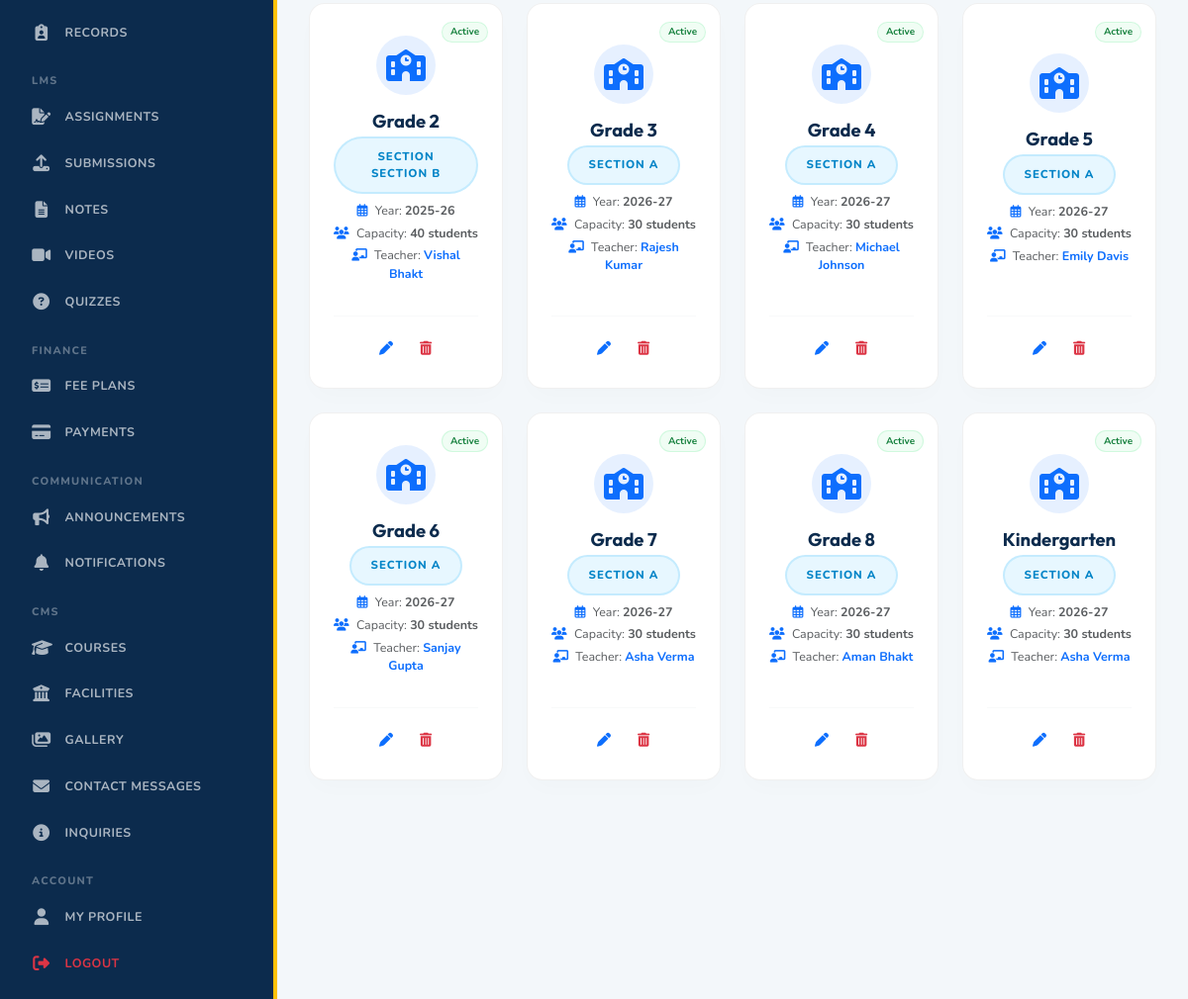
The page /dashboard/admin/classes/ (signed in, lower part) on the database as committed earlier.
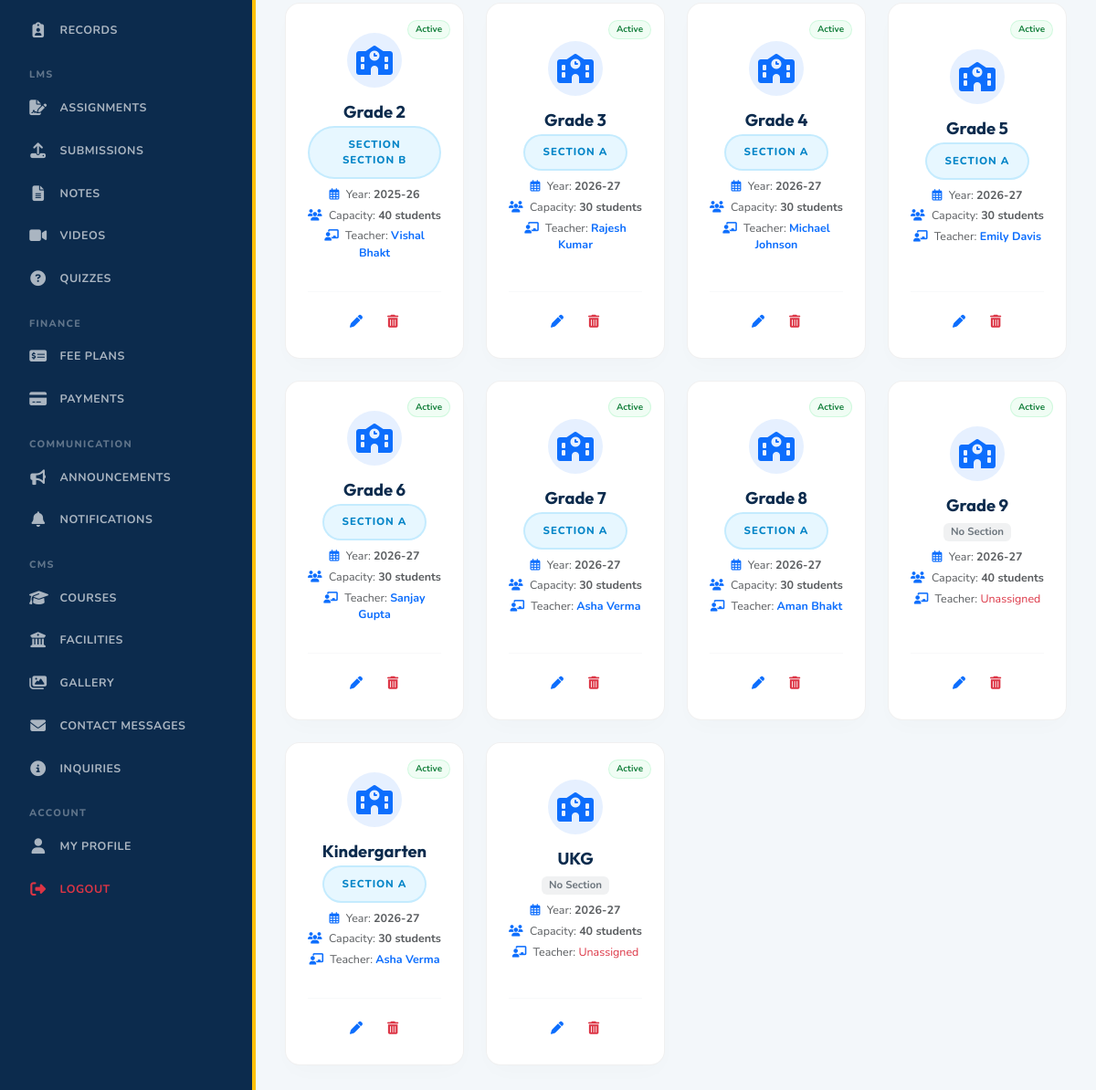
The same page on the database as committed later.
### academics/models.py (models this page shows, shortened)
class ClassRoom(models.Model):
    name = models.CharField(max_length=80)
    section = models.CharField(max_length=20, blank=True)
    academic_year = models.CharField(max_length=20)
    capacity = models.PositiveIntegerField(default=40)
    class_teacher = models.ForeignKey(
        "users.TeacherProfile",
        on_delete=models.SET_NULL,
        related_name="classrooms",
        blank=True,
        null=True,
    )
    is_active = models.BooleanField(default=True)
    created_at = models.DateTimeField(auto_now_add=True)
    updated_at = models.DateTimeField(auto_now=True)
    class Meta:
        constraints = [
            models.UniqueConstraint(
                fields=["name", "section", "academic_year"],
                name="unique_classroom_per_year",
            )
        ]
        ordering = ["name", "section"]

### users/models.py (models this page shows, shortened)
class TeacherProfile(models.Model):
    class Status(models.TextChoices):
        ACTIVE = "active", "Active"
        ON_LEAVE = "on_leave", "On leave"
        INACTIVE = "inactive", "Inactive"
    user = models.OneToOneField(User, on_delete=models.CASCADE, related_name="teacher_profile")
    employee_id = models.CharField(max_length=40, unique=True)
    alternate_phone = models.CharField(max_length=20, blank=True, null=True, default="")
    aadhaar_number = models.CharField(max_length=20, blank=True, null=True, default="")
    pan_number = models.CharField(max_length=20, blank=True, null=True, default="")
    bank_account_no = models.CharField(max_length=40, blank=True, null=True, default="")
    bank_ifsc_code = models.CharField(max_length=20, blank=True, null=True, default="")
    specialization = models.CharField(max_length=150, blank=True, null=True, default="")
    assigned_class = models.CharField(max_length=50, blank=True, null=True, default="")
    signature = models.ImageField(upload_to="signatures/", blank=True, null=True)
    qualification = models.CharField(max_length=160, blank=True, null=True, default="")
    designation = models.CharField(max_length=120, default="Teacher")
    department = models.CharField(max_length=120, blank=True, null=True, default="")
    subjects_taught = models.CharField(max_length=200, blank=True, null=True, default="")
    blood_group = models.CharField(max_length=10, blank=True, null=True, default="")
    emergency_contact = models.CharField(max_length=20, blank=True, null=True, default="")
    experience_years = models.IntegerField(default=0)
    resume = models.FileField(upload_to="resumes/", blank=True, null=True)
    certificate = models.FileField(upload_to="certificates/", blank=True, null=True)
    bio = models.TextField(blank=True, null=True, default="")
    joined_on = models.DateField(blank=True, null=True)
    status = models.CharField(max_length=20, choices=Status.choices, default=Status.ACTIVE)
    is_profile_complete = models.BooleanField(default=False)
    created_at = models.DateTimeField(auto_now_add=True)
    updated_at = models.DateTimeField(auto_now=True)

class User(AbstractUser):
    class Roles(models.TextChoices):
        ADMIN = "admin", "Admin"
        TEACHER = "teacher", "Teacher"
        STUDENT = "student", "Student"
    email = models.EmailField(unique=True)
    role = models.CharField(max_length=20, choices=Roles.choices, default=Roles.STUDENT)
    phone = models.CharField(max_length=20, blank=True, null=True, default="")
    address = models.TextField(blank=True, null=True, default="")
    bio = models.TextField(blank=True, null=True, default="")
    avatar = models.ImageField(upload_to="avatars/", blank=True, null=True)
    is_verified = models.BooleanField(default=True)
    date_of_birth = models.DateField(blank=True, null=True)
    gender = models.CharField(max_length=20, blank=True, null=True, default="")
    city = models.CharField(max_length=80, blank=True, null=True, default="")
    state = models.CharField(max_length=80, blank=True, null=True, default="")
    country = models.CharField(max_length=80, blank=True, null=True, default="")
    pincode = models.CharField(max_length=20, blank=True, null=True, default="")
    employee_id = models.CharField(max_length=40, blank=True)
    joining_date = models.DateField(blank=True, null=True)
    profile_visibility = models.BooleanField(default=True)
    email_notifications = models.BooleanField(default=True)
    system_notifications = models.BooleanField(default=True)
    theme = models.CharField(max_length=20, default="light")
    language = models.CharField(max_length=20, default="en")
    registration_status = models.CharField(
        max_length=20,
        choices=[('pending', 'Pending Approval'), ('approved', 'Approved'), ('rejected', 'Rejected')],
        default='approved'
    )
    approved_at = models.DateTimeField(blank=True, null=True)
    approved_by = models.ForeignKey(
        'self',
        on_delete=models.SET_NULL,
        blank=True,
        null=True,
        related_name='approved_users'
    )
    rejected_reason = models.TextField(blank=True)
    created_at = models.DateTimeField(auto_now_add=True)
    updated_at = models.DateTimeField(auto_now=True)
    @property
    def full_name(self):
        name = f"{self.first_name} {self.last_name}".strip()
        return name or self.username

### dashboard/views.py (the view, shortened to what this page needs)
# urls.py: path("dashboard/admin/classes/", views.admin_classes, name="admin_classes"),
@login_required
def admin_classes(request):
    if request.user.role != "admin":
        return redirect("dashboard_redirect")
    classrooms = ClassRoom.objects.all().order_by("name", "section")
    teachers = TeacherProfile.objects.filter(user__is_active=True)
    return render(request, "admin/classes.html", {
        "classrooms": classrooms,
        "teachers": teachers,
        "is_dashboard_view": True
    })

### templates/admin/classes.html (shortened to what this page needs)
{% extends "dashboard_base.html" %}
{% load static %}
{% block dashboard_content %}
<div class="row g-4">
    {% for cls in classrooms %}
    <div class="col-md-4 col-lg-3 col-sm-6">
        <div class="premium-card p-4 bg-white text-center h-100 d-flex flex-column justify-content-between position-relative" style="border: 1px solid rgba(0,0,0,0.06) !important; border-radius: 16px !important; box-shadow: 0 10px 25px -5px rgba(0,0,0,0.02) !important; transition: transform 0.2s ease, box-shadow 0.2s ease;" onmouseover="this.style.transform='translateY(-3px)'; this.style.boxShadow='0 12px 30px rgba(0,0,0,0.04)';" onmouseout="this.style.transform='translateY(0)'; this.style.boxShadow='0 10px 25px -5px rgba(0,0,0,0.02)';">
            <div class="position-absolute" style="top: 14px; right: 14px; z-index: 5;">
                {% if cls.is_active %}
                    <span style="display: inline-flex !important; align-items: center !important; padding: 0.15rem 0.5rem !important; border-radius: 9999px !important; font-size: 0.62rem !important; font-weight: 700 !important; background-color: #f0fdf4 !important; color: #15803d !important; border: 1px solid rgba(187, 247, 208, 0.6) !important; white-space: nowrap !important;">Active</span>
                {% endif %}
            </div>
            <div class="mt-2 flex-grow-1 d-flex flex-column justify-content-center">
                <div class="mb-3 d-inline-flex align-items-center justify-content-center bg-primary bg-opacity-10 text-primary rounded-circle mx-auto" style="width:60px; height:60px;">
                    <i class="fa-solid fa-school fa-2x"></i>
                </div>
                <h5 class="fw-bold mb-1" style="color:var(--primary-color); font-family:'Outfit',sans-serif; font-size: 1.15rem;">{{ cls.name }}</h5>
                {% if cls.section %}
                    <div class="mb-2"><span class="badge-premium-blue d-inline-block" style="font-size:0.72rem;">Section {{ cls.section }}</span></div>
                {% else %}
                    <div class="mb-2"><span class="badge bg-secondary bg-opacity-10 text-secondary d-inline-block" style="font-size:0.72rem;">No Section</span></div>
                {% endif %}
                <div class="text-xs text-muted mb-3" style="font-size: 0.78rem;">
                    <div class="mb-1"><i class="fa-regular fa-calendar-days me-1 text-primary"></i> Year: <strong>{{ cls.academic_year|default:"N/A" }}</strong></div>
                    <div class="mb-1"><i class="fa-solid fa-users me-1 text-primary"></i> Capacity: <strong>{{ cls.capacity }} students</strong></div>
                    <div>
                        <i class="fa-solid fa-chalkboard-teacher me-1 text-primary"></i> Teacher:
                        {% if cls.class_teacher %}
                            <strong class="text-primary">{{ cls.class_teacher.user.full_name }}</strong>
                        {% else %}
                            <span class="text-danger italic">Unassigned</span>
                        {% endif %}
                    </div>
                </div>
            </div>
            <div class="d-flex gap-2 justify-content-center mt-3 pt-3 border-top border-light">
                <a href="{% url 'admin_class_edit' cls.id %}" class="btn btn-sm btn-outline-primary d-inline-flex align-items-center justify-content-center border-0" style="width: 32px; height: 32px; border-radius: 8px; transition: background-color 0.2s, color 0.2s;" title="Edit Class">
                    <i class="fa-solid fa-pen"></i>
                </a>
                <a href="{% url 'admin_class_delete' cls.id %}" class="btn btn-sm btn-outline-danger d-inline-flex align-items-center justify-content-center border-0" style="width: 32px; height: 32px; border-radius: 8px; transition: background-color 0.2s, color 0.2s;" title="Delete Class" onclick="return confirm('Are you sure you want to delete classroom {{ cls.name }} - {{ cls.section }}?')">
                    <i class="fa-solid fa-trash-can"></i>
                </a>
            </div>
        </div>
    </div>
    {% endfor %}
</div>
{% endblock %}

Rows that differ between the two databases and show on the page:
added ClassRoom: is_active "Active", name "Grade 9", section "No Section", academic_year "2026-27", capacity "40", shows "Unassigned"
added ClassRoom: is_active "Active", name "UKG", section "No Section", academic_year "2026-27", capacity "40", shows "Unassigned"
